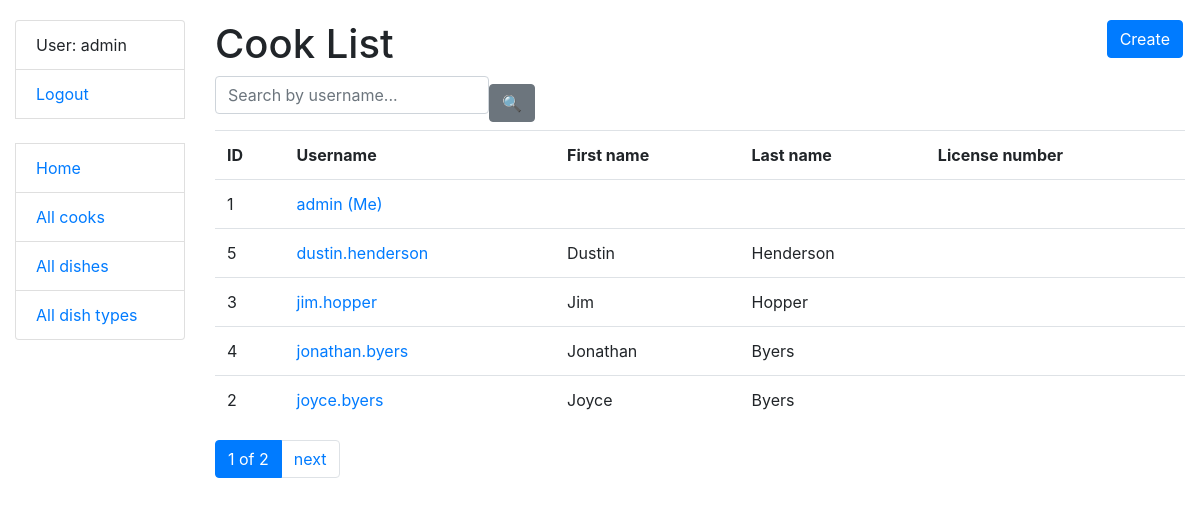
Screenshot of /cooks/ (signed in) with the database file from the repository.
### kitchen/models.py (models this page shows, shortened)
class Cook(AbstractUser):
    years_of_experience = models.IntegerField(null=True, blank=True)
    class Meta:
        ordering = ["username"]
    def get_absolute_url(self):
        return reverse("kitchen:cook-detail", kwargs={"pk": self.pk})

### kitchen/views.py (the view)
class CookListView(LoginRequiredMixin, generic.ListView):
    model = Cook
    paginate_by = 5
    def get_context_data(self, *, object_list=None, **kwargs):
        context = super(CookListView, self).get_context_data(**kwargs)
        username = self.request.GET.get("username_", "")
        context["search_form"] = CookSearchForm(
            initial={"username_": username}
        )
        return context
    def get_queryset(self):
        queryset = Cook.objects.all()
        form = CookSearchForm(self.request.GET)
        if form.is_valid():
            return queryset.filter(
                username__icontains=form.cleaned_data["username_"]
            )
        return queryset

### kitchen/forms.py
class CookSearchForm(forms.Form):
    username_ = forms.CharField(
        max_length=255,
        required=False,
        label="",
        widget=forms.TextInput(
            attrs={"placeholder": "Search by username..."}
        ),
    )

### templates/kitchen/cook_list.html
{% extends "base.html" %}
{% block content %}
    <h1>
      Cook List
      <a href="{% url "kitchen:cook-create" %}" class="btn btn-primary link-to-page">
          Create
      </a>
    </h1>
    {% include "includes/search_form.html" %}
    {% if cook_list %}
      <table class="table">
        <tr>
          <th>ID</th>
          <th>Username</th>
          <th>First name</th>
          <th>Last name</th>
          <th>License number</th>
        </tr>
        {% for cook in cook_list %}
          <tr>
            <td>{{ cook.id }}</td>
            <td><a href="{{ cook.get_absolute_url }}">{{ cook.username }} {% if user == cook %} (Me){% endif %}</a></td>
            <td>{{ cook.first_name }}</td>
            <td>{{ cook.last_name }}</td>
            <td>{{ cook.license_number }}</td>
          </tr>
        {% endfor %}
      </table>
    {% else %}
      <p>There are no cooks in kitchen</p>
    {% endif %}
{% endblock %}

### templates/includes/sidebar.html
<ul class="sidebar-nav list-group">
  {% if user.is_authenticated %}
    <li class="list-group-item">User: {{ user.username }}</li>
    <li class="list-group-item"><a href="{% url 'logout' %}">Logout</a></li>
  {% else %}
    <li class="list-group-item"><a href="{% url 'login' %}">Login</a></li>
  {% endif %}
  <br>
  <li class="list-group-item"><a href="{% url 'kitchen:index' %}">Home</a></li>
  <li class="list-group-item"><a href="{% url 'kitchen:cook-list' %}">All cooks</a></li>
  <li class="list-group-item"><a href="{% url 'kitchen:dish-list' %}">All dishes</a></li>
  <li class="list-group-item"><a href="{% url 'kitchen:dish-type-list' %}">All dish types</a></li>
</ul>

### static/css/styles.css (style rules this page uses)
body { margin-top: 20px; }
.link-to-page { float: right; margin: 0 2px 0 2px; }

### rows the page displays
Cook: username "admin", id "1", shows "(Me)"
Cook: id "5", username "dustin.henderson", first_name "Dustin", last_name "Henderson"
Cook: id "3", username "jim.hopper", first_name "Jim", last_name "Hopper"
Cook: id "4", username "jonathan.byers", first_name "Jonathan", last_name "Byers"
Cook: id "2", username "joyce.byers", first_name "Joyce", last_name "Byers"

### other values shown
{{ page_obj.number }} "1"
{{ paginator.num_pages }} "2"
